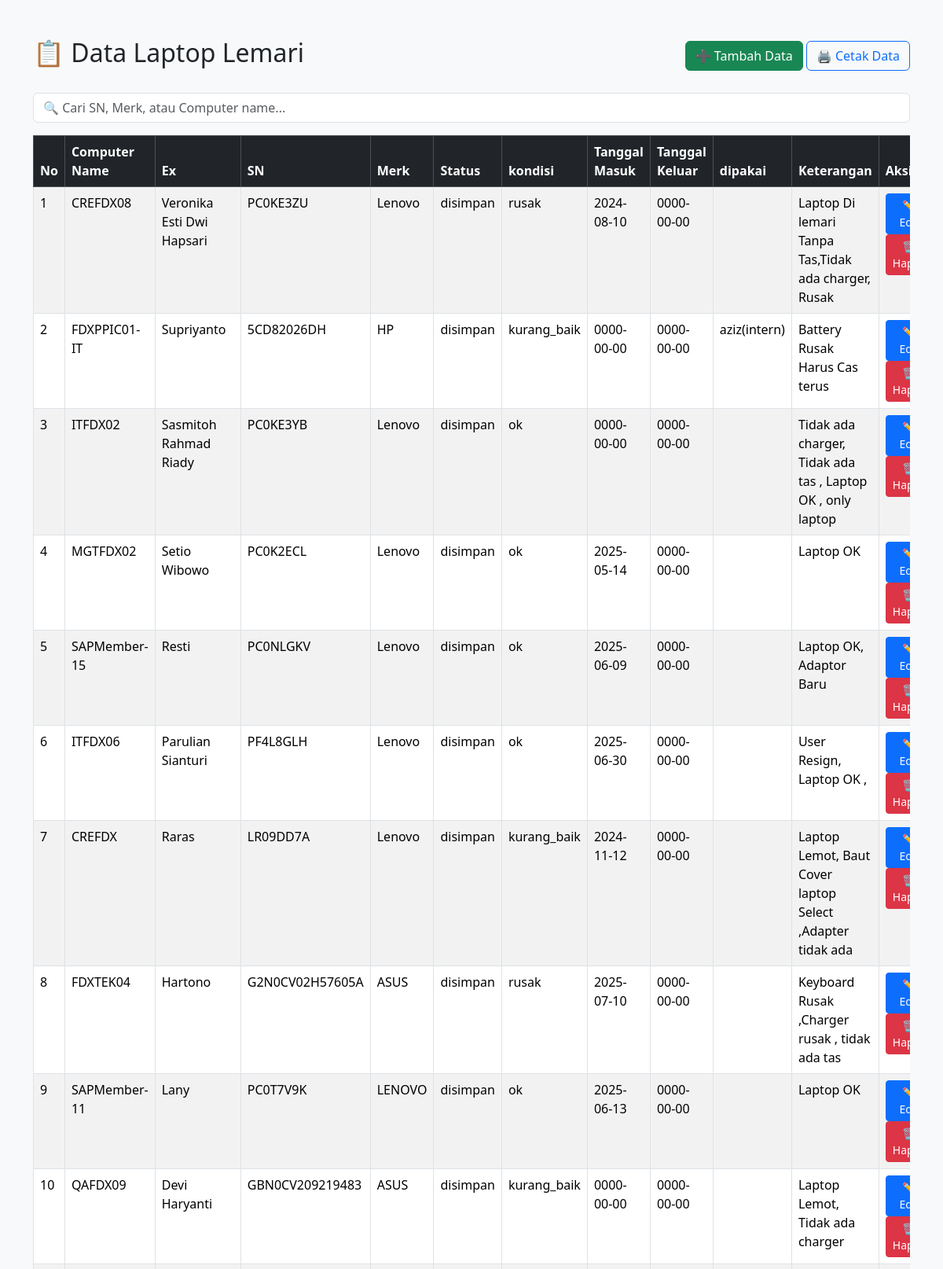
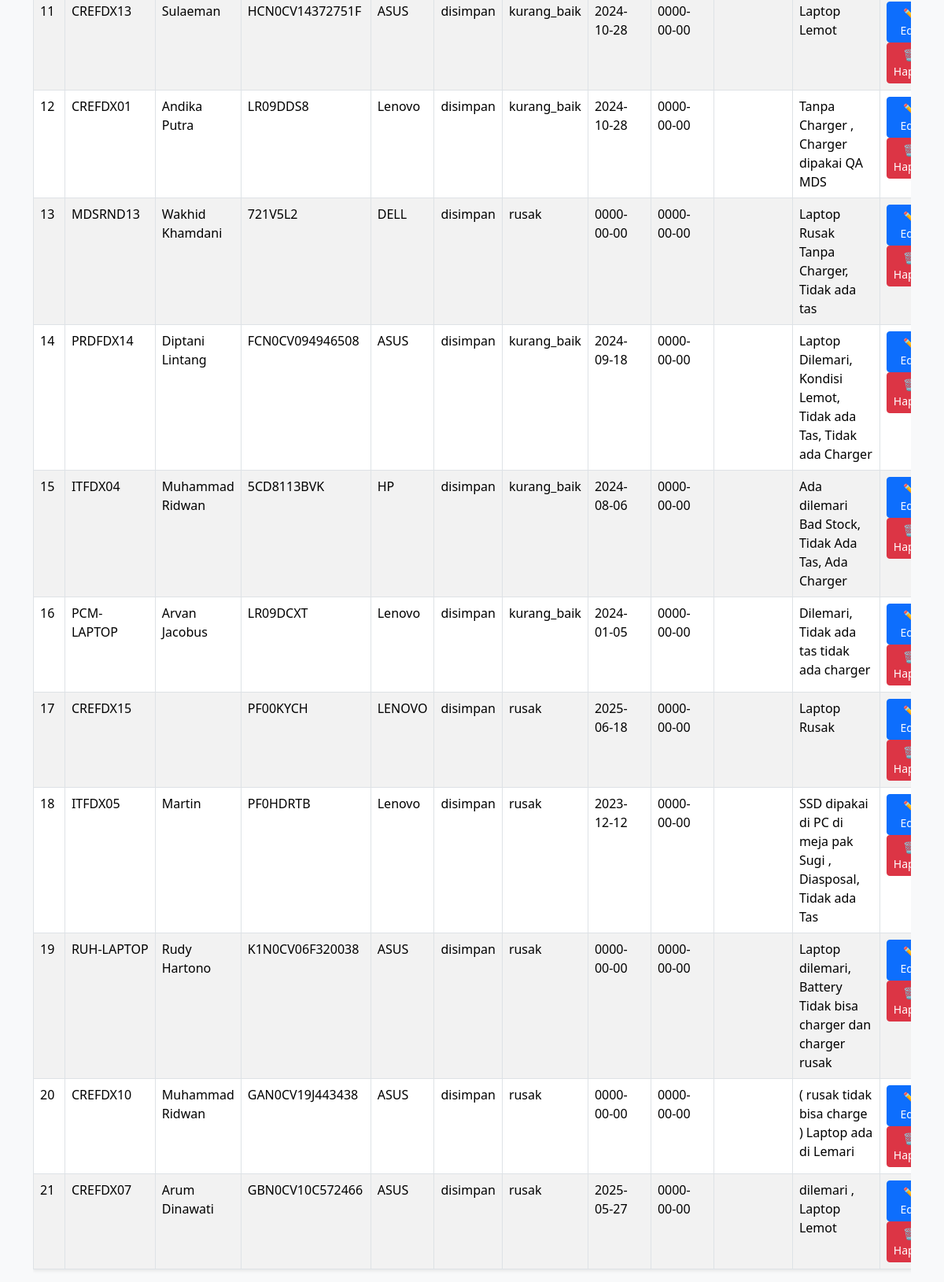
The app's page /lemari2.0/index.php with its own data (2 pictures, top to bottom).
### tables this page shows
CREATE TABLE `laptop` (
  `id` int(11) NOT NULL,
  `SN` varchar(25) DEFAULT NULL,
  `merk` varchar(25) DEFAULT NULL,
  `computer_name` varchar(30) DEFAULT NULL,
  `ex` varchar(25) DEFAULT NULL,
  `status` enum('keluar','disimpan') NOT NULL,
  `tanggal_masuk` date DEFAULT NULL,
  `tanggal_keluar` date DEFAULT NULL,
  `keterangan` text DEFAULT NULL,
  `dipakai` varchar(25) DEFAULT NULL,
  `kondisi` enum('rusak','baru','ok','kurang_baik') NOT NULL
);

### lemari2.0/index.php (the view, shortened to what this page needs)
<?php include 'koneksi.php'; ?>
<!DOCTYPE html>
<html lang="en">
<head>
    <link href="https://cdn.jsdelivr.net/npm/bootstrap@5.3.3/dist/css/bootstrap.min.css" rel="stylesheet">
</head>
<body class="bg-light">
    <div class="container mt-5">
        <div class="d-flex justify-content-between align-items-center mb-4">
            <h2>📋 Data Laptop Lemari</h2>
            <div class="no-print">
                <a href="form_tambah.php" class="btn btn-success">➕ Tambah Data</a>
                <button onclick="window.print()" class="btn btn-outline-primary">🖨️ Cetak Data</button>
            </div>
        </div>
        <div class="mb-3 no-print">
            <input type="text" id="searchInput" onkeyup="searchTable()" class="form-control" placeholder="🔍 Cari SN, Merk, atau Computer name...">
        </div>
        <div class="table-responsive">
            <table class="table table-bordered table-striped table-hover shadow-sm bg-white">
                <thead class="table-dark">
                    <tr>
                        <th>No</th>
                        <th>Computer Name</th>
                        <th>Ex</th>
                        <th>SN</th>
                        <th>Merk</th>
                        <th>Status</th>
                        <th>kondisi</th>
                        <th>Tanggal Masuk</th>
                        <th>Tanggal Keluar</th>
                        <th>dipakai</th>
                        <th>Keterangan</th>
                        <th class="no-print">Aksi</th>
                    </tr>
                </thead>
                <tbody>
                    <?php
                    $no = 1;
                    $query = mysqli_query($conn, "SELECT * FROM laptop ORDER BY id DESC");
                    while ($data = mysqli_fetch_assoc($query)) {
                        echo "<tr>
                            <td>{$no}</td>
                            <td>{$data['computer_name']}</td>
                            <td>{$data['ex']}</td>
                            <td>{$data['SN']}</td>
                            <td>{$data['merk']}</td>
                            <td>{$data['status']}</td>
                            <td>{$data['kondisi']}</td>
                            <td>{$data['tanggal_masuk']}</td>
                            <td>{$data['tanggal_keluar']}</td>
                            <td>{$data['dipakai']}</td>
                            <td>{$data['keterangan']}</td>
                            <td class='no-print'>
                                <a href='form_edit.php?id={$data['id']}' class='btn btn-sm btn-primary'>✏️ Edit</a>
                                <a href='hapus.php?id={$data['id']}' onclick=\"return confirm('Yakin ingin hapus data ini?');\" class='btn btn-sm btn-danger'>🗑️ Hapus</a>
                            </td>
                        </tr>";
                        $no++;
                    }
                    ?>
                </tbody>
            </table>
        </div>
    </div>
</body>
</html>

### records on screen
laptop: computer_name "CREFDX08", ex "Veronika Esti Dwi Hapsari", SN "PC0KE3ZU", merk "Lenovo", status "disimpan", kondisi "rusak", tanggal_masuk "2024-08-10", tanggal_keluar "0000-00-00", keterangan "Laptop Di lemari Tanpa Tas,Tidak ada charger, Rusak"
laptop: computer_name "FDXPPIC01-IT", ex "Supriyanto", SN "5CD82026DH", merk "HP", status "disimpan", kondisi "kurang_baik", tanggal_masuk "0000-00-00", tanggal_keluar "0000-00-00", dipakai "aziz(intern)", keterangan "Battery Rusak Harus Cas terus"
laptop: computer_name "ITFDX02", ex "Sasmitoh Rahmad Riady", SN "PC0KE3YB", merk "Lenovo", status "disimpan", kondisi "ok", tanggal_masuk "0000-00-00", tanggal_keluar "0000-00-00", keterangan "Tidak ada charger, Tidak ada tas , Laptop OK , only laptop"
laptop: computer_name "MGTFDX02", ex "Setio Wibowo", SN "PC0K2ECL", merk "Lenovo", status "disimpan", kondisi "ok", tanggal_masuk "2025-05-14", tanggal_keluar "0000-00-00", keterangan "Laptop OK"
laptop: computer_name "SAPMember-15", ex "Resti", SN "PC0NLGKV", merk "Lenovo", status "disimpan", kondisi "ok", tanggal_masuk "2025-06-09", tanggal_keluar "0000-00-00", keterangan "Laptop OK, Adaptor Baru"
laptop: computer_name "ITFDX06", ex "Parulian Sianturi", SN "PF4L8GLH", merk "Lenovo", status "disimpan", kondisi "ok", tanggal_masuk "2025-06-30", tanggal_keluar "0000-00-00", keterangan "User Resign, Laptop OK ,"
laptop: computer_name "CREFDX", ex "Raras", SN "LR09DD7A", merk "Lenovo", status "disimpan", kondisi "kurang_baik", tanggal_masuk "2024-11-12", tanggal_keluar "0000-00-00", keterangan "Laptop Lemot, Baut Cover laptop Select ,Adapter tidak ada"
laptop: computer_name "FDXTEK04", ex "Hartono", SN "G2N0CV02H57605A", merk "ASUS", status "disimpan", kondisi "rusak", tanggal_masuk "2025-07-10", tanggal_keluar "0000-00-00", keterangan "Keyboard Rusak ,Charger rusak , tidak ada tas"
laptop: computer_name "SAPMember-11", ex "Lany", SN "PC0T7V9K", merk "LENOVO", status "disimpan", kondisi "ok", tanggal_masuk "2025-06-13", tanggal_keluar "0000-00-00", keterangan "Laptop OK"
laptop: computer_name "QAFDX09", ex "Devi Haryanti", SN "GBN0CV209219483", merk "ASUS", status "disimpan", kondisi "kurang_baik", tanggal_masuk "0000-00-00", tanggal_keluar "0000-00-00", keterangan "Laptop Lemot, Tidak ada charger"
laptop: computer_name "CREFDX13", ex "Sulaeman", SN "HCN0CV14372751F", merk "ASUS", status "disimpan", kondisi "kurang_baik", tanggal_masuk "2024-10-28", tanggal_keluar "0000-00-00", keterangan "Laptop Lemot"
laptop: computer_name "CREFDX01", ex "Andika Putra", SN "LR09DDS8", merk "Lenovo", status "disimpan", kondisi "kurang_baik", tanggal_masuk "2024-10-28", tanggal_keluar "0000-00-00", keterangan "Tanpa Charger , Charger dipakai QA MDS"
laptop: computer_name "MDSRND13", ex "Wakhid Khamdani", SN "721V5L2", merk "DELL", status "disimpan", kondisi "rusak", tanggal_masuk "0000-00-00", tanggal_keluar "0000-00-00", keterangan "Laptop Rusak Tanpa Charger, Tidak ada tas"
laptop: computer_name "PRDFDX14", ex "Diptani Lintang", SN "FCN0CV094946508", merk "ASUS", status "disimpan", kondisi "kurang_baik", tanggal_masuk "2024-09-18", tanggal_keluar "0000-00-00", keterangan "Laptop Dilemari, Kondisi Lemot, Tidak ada Tas, Tidak ada Charger"
laptop: computer_name "ITFDX04", ex "Muhammad Ridwan", SN "5CD8113BVK", merk "HP", status "disimpan", kondisi "kurang_baik", tanggal_masuk "2024-08-06", tanggal_keluar "0000-00-00", keterangan "Ada dilemari Bad Stock, Tidak Ada Tas, Ada Charger"
laptop: computer_name "PCM-LAPTOP", ex "Arvan Jacobus", SN "LR09DCXT", merk "Lenovo", status "disimpan", kondisi "kurang_baik", tanggal_masuk "2024-01-05", tanggal_keluar "0000-00-00", keterangan "Dilemari, Tidak ada tas tidak ada charger"
laptop: computer_name "CREFDX15", SN "PF00KYCH", merk "LENOVO", status "disimpan", kondisi "rusak", tanggal_masuk "2025-06-18", tanggal_keluar "0000-00-00", keterangan "Laptop Rusak"
laptop: computer_name "ITFDX05", ex "Martin", SN "PF0HDRTB", merk "Lenovo", status "disimpan", kondisi "rusak", tanggal_masuk "2023-12-12", tanggal_keluar "0000-00-00", keterangan "SSD dipakai di PC di meja pak Sugi , Diasposal, Tidak ada Tas"
laptop: computer_name "RUH-LAPTOP", ex "Rudy Hartono", SN "K1N0CV06F320038", merk "ASUS", status "disimpan", kondisi "rusak", tanggal_masuk "0000-00-00", tanggal_keluar "0000-00-00", keterangan "Laptop dilemari, Battery Tidak bisa charger dan charger rusak"
laptop: computer_name "CREFDX10", ex "Muhammad Ridwan", SN "GAN0CV19J443438", merk "ASUS", status "disimpan", kondisi "rusak", tanggal_masuk "0000-00-00", tanggal_keluar "0000-00-00", keterangan "( rusak tidak bisa charge ) Laptop ada di Lemari"
laptop: computer_name "CREFDX07", ex "Arum Dinawati", SN "GBN0CV10C572466", merk "ASUS", status "disimpan", kondisi "rusak", tanggal_masuk "2025-05-27", tanggal_keluar "0000-00-00", keterangan "dilemari , Laptop Lemot"
